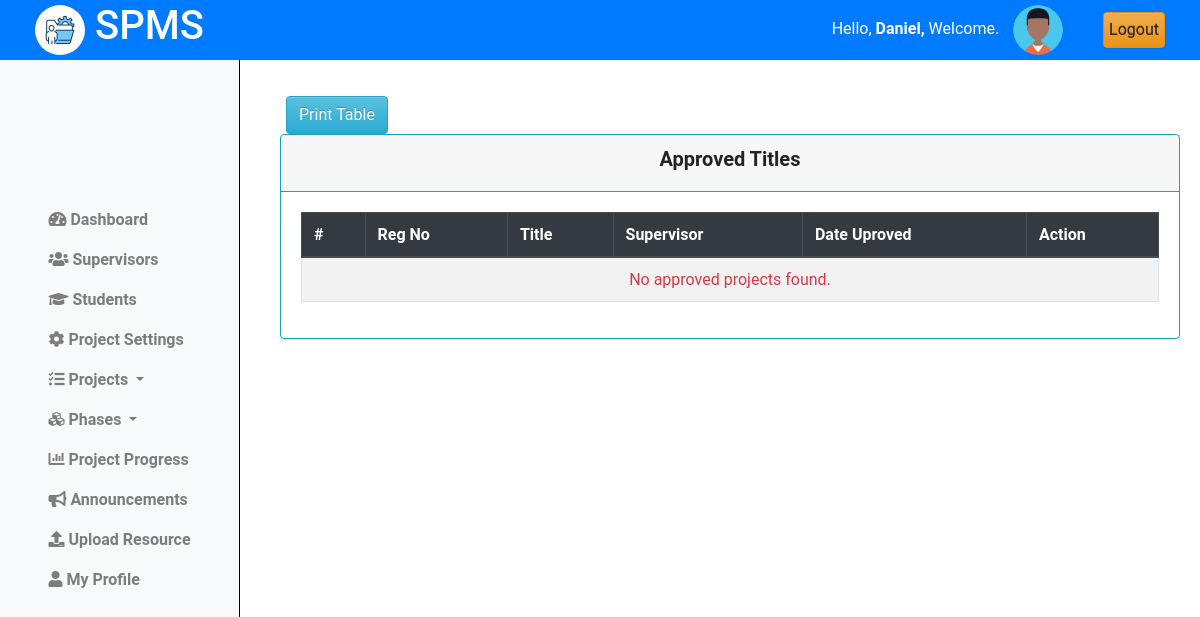
Before: /projects/titles/approved/ (signed in) with the older database file.
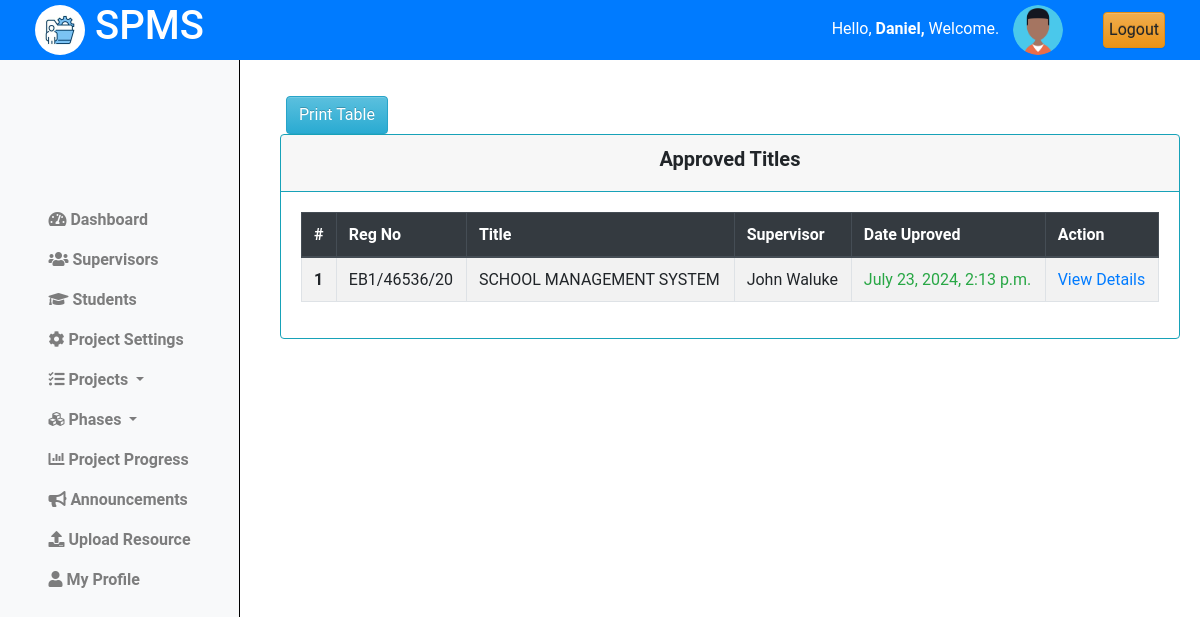
After: the same page with the newer database file.
### projectsApp/models.py (models this page shows, shortened)
class Coordinator(AbstractUser):
    pass

class Projects(models.Model):
    student = models.ForeignKey(Student, on_delete=models.CASCADE)
    title = models.CharField(max_length=255)
    description = models.TextField()
    objectives = models.TextField()
    lecturer = models.ForeignKey(Lecturer, on_delete=models.SET_NULL, null=True, blank=True)
    status = models.CharField(max_length=50, choices=[
        ('pending', 'Pending'),
        ('approved', 'Approved'),
        ('rejected', 'Rejected')
    ], default='Pending')
    created_at = models.DateTimeField(auto_now_add=True)
    updated_at = models.DateTimeField(auto_now=True)

class Student(models.Model):
    regno = models.CharField(max_length=255, unique=True)
    email = models.EmailField(max_length=255, unique=True)
    name = models.CharField(max_length=255)
    phone_number = models.IntegerField(null=True, blank=True)
    intake_year = models.PositiveSmallIntegerField(default=2024)
    password = models.CharField(max_length=128, null=False, blank=False)
    user_id = models.AutoField(primary_key=True)
    last_login = models.DateTimeField(blank=True, null=True)
    USERNAME_FIELD = 'email'
    REQUIRED_FIELDS = ['regno', 'name', 'phone_number']
    class Meta:
        db_table = "students"

class Lecturer(models.Model):
    email = models.EmailField(max_length=255, unique=True, blank=False)
    name = models.CharField(max_length=255)
    phone = models.IntegerField(null=True, blank=True)
    password = models.CharField(max_length=128, null=False, blank=False)
    user_id = models.AutoField(primary_key=True)
    last_login = models.DateTimeField(blank=True, null=True)
    USERNAME_FIELD = 'email'
    REQUIRED_FIELDS = ['name', 'phone']
    class Meta:
        db_table = "Lecturers"

### projectsApp/AccessControl.py (the view)
    @login_required
    def wrapper(request, *args, **kwargs):
        if not isinstance(request.user, Coordinator):
            return redirect('cordinator_login')
        return function(request, *args, **kwargs)

### projectsApp/AccessControl.py (called while the page is built)
def coordinator_required(function):
    @login_required
    def wrapper(request, *args, **kwargs):
        if not isinstance(request.user, Coordinator):
            return redirect('cordinator_login')
        return function(request, *args, **kwargs)
    return wrapper

### projectsApp/views.py (called while the page is built)
@coordinator_required
def approved_titles(request):
    projects = Projects.objects.filter(status="Approved").order_by('student')
    context = {
        'projects':projects,
        }
    return render(request, 'cordinator/approved_titles.html', context)

### projectsApp/templates/cordinator/approved_titles.html (shortened to what this page needs)
{% extends 'base_cord.html' %}
{% load static %}
{% block content %}
{% include 'column1_cord.html' %}
<div class="content">
    <div class="container-fluid">
        <div class="row">
            <div class="text-center mt-3 ml-3">
                <button id="print-button" onclick="printTable()" class="btn btn-info">Print Table</button>
            </div>
            <div class="card border-info">
                <div class="card-header text-center border-info">
                    <h5><b>Approved Titles</b></h5>
                </div>
                <div class="card-body">
                    <table id="print-table"  class="table table-bordered table-hover  table-striped border-info">
                        <thead class="thead-dark">
                            <tr>
                                <th scope="col">#</th>
                                <th scope="col">Reg No</th>
                                <th scope="col">Title</th>
                                <th scope="col">Supervisor</th>
                                <th scope="col">Date Uproved</th>
                                <th scope="col">Action</th>
                            </tr>
                        </thead>
                        <tbody>
                            {% if projects.exists %}
                                {% for project in projects %}
                                    <tr>
                                        <th scope="row">{{forloop.counter}}</th>
                                        <td>{{project.student.regno|upper}}</td>
                                        <td>{{project.title|upper}}</td>
                                        <td>{{project.lecturer.name|title}}</td>
                                        <td class="text-success">{{project.updated_at}}</td>
                                        <td><a href="{% url "view_project_details" project.id %}"> View Details </a></td>
                                    </tr>
                                {% endfor %}
                            {% else %}
                                <tr>
                                    <td colspan="6" class="text-center text-danger">No approved projects found.</td>
                                </tr>
                            {% endif %}
                        </tbody>
                    </table>
                </div>
            </div>
        </div>
    </div>
</div>
<link rel="stylesheet" href="{% static 'css/mystudents.css' %}">
{% endblock %}

### projectsApp/templates/base_cord.html (shortened to what this page needs)
{% load static %}
<!doctype html>
<html class="no-js h-100" lang="en">
  <head>
    <link href="https://use.fontawesome.com/releases/v5.0.6/css/all.css" rel="stylesheet">
    <link href="https://stackpath.bootstrapcdn.com/bootstrap/4.5.2/css/bootstrap.min.css" rel="stylesheet">
    <link rel="stylesheet" href="https://cdn.jsdelivr.net/npm/bootstrap@3.3.7/dist/css/bootstrap-theme.min.css">
</head>
<body>
    <header>
        <div class="container-fluid">
            <div class="row align-items-center">
                <div class="col-md-3">
                    <div class="left">
                        <img src="{% static 'images/logo.jpg' %}" alt="Logo" class="logo">
                        <h1>SPMS</h1>
                    </div>
                </div>
                <div class="col-md-9 d-flex justify-content-end">
                    <div class="row align-items-center">
                        <div class="col-auto">
                            <span class="username mb-3" style="padding:10px;">
                                Hello,
                                <strong>
                                    {% if request.user.is_authenticated %}
                                        {% if request.user.is_staff %}
                                            {{ request.user.username }},
                                        {% else %}
                                            {{ request.user.name }},
                                        {% endif %}
                                    {% else %}
                                        Guest,
                                    {% endif %}
                                </strong>
                                Welcome.
                            </span>
                            <img src="{% static 'images/profile.png'%}" alt="Profile Picture" class="profile-pic">
                        </div>
                        <div class="col-auto">
                            <a href="{% url 'logout' %}" class="btn btn-warning" style="padding:5px;">Logout</a>
                        </div>
                    </div>
                </div>
            </div>
        </div>
    </header>
    {% block content %}
    {% endblock %}
</body>
</html>

### projectsApp/templates/column1_cord.html (shortened to what this page needs)
{% load static %}
<nav class="navbar navbar-expand-lg navbar-light bg-light flex-md-column sidebar column-1">
  <div class="collapse navbar-collapse" id="navbarNav">
    <ul class="navbar-nav flex-column">
      <li class="nav-item">
        <a class="nav-link" href="{% url "cordinator_dashboard" %}">
          <i class="fas fa-tachometer-alt"></i> Dashboard
        </a>
      </li>
      <li class="nav-item">
        <a class="nav-link" href="{% url 'view_supervisors' %}">
          <i class="fas fa-users"></i> Supervisors
        </a>
      </li>
      <li class="nav-item">
        <a class="nav-link" href="{% url 'registered_students' %}">
          <i class="fas fa-graduation-cap"></i> Students
        </a>
      </li>
      <li class="nav-item">
        <a class="nav-link" href="{% url 'registration_settings' %}">
          <i class="fas fa-cog"></i> Project Settings
        </a>
      </li>
      <li class="nav-item dropdown">
        <a class="nav-link dropdown-toggle" href="#" id="projectsDropdown" role="button" data-bs-toggle="dropdown" aria-expanded="false">
          <i class="fas fa-tasks"></i> Projects
        </a>
      </li>
      <li class="nav-item dropdown">
        <a class="nav-link dropdown-toggle" href="#" id="phasesDropdown" role="button" data-bs-toggle="dropdown" aria-expanded="false">
          <i class="fas fa-cubes"></i> Phases
        </a>
      </li>
      <li class="nav-item">
        <a class="nav-link" href="{% url 'view_milestones' %}">
          <i class="fas fa-chart-bar"></i> Project Progress
        </a>
      </li>
      <li class="nav-item">
        <a class="nav-link" href="{% url 'make_announcement' %}">
          <i class="fas fa-bullhorn"></i> Announcements
        </a>
      </li>
      <li class="nav-item">
        <a class="nav-link" href="{% url 'upload_resource' %}">
          <i class="fas fa-upload"></i> Upload Resource
        </a>
      </li>
      <li class="nav-item">
        <a class="nav-link" href="{% url 'coordinator_profile' %}">
          <i class="fas fa-user"></i> My Profile
        </a>
      </li>
    </ul>
  </div>
</nav>

### projectsApp/static/css/mystudents.css (style rules this page uses)
.content { margin-left: 250px; padding: 20px; margin-top: 60px; }
.card { width: 100%; margin-left: 10px; }

### projectsApp/templates/base_cord.html (style rules this page uses)
body { font-family: 'Roboto', sans-serif; margin: 0; padding: 0; }
header { background-color: #007BFF; color: white; display: flex; justify-content: space-between; align-items: center; text-align: center; padding: 10px 20px; z-index: 20; position: fixed; top: 0; left: 0; width: 100%; height: 60px; }
header .left { display: flex; align-items: center; }
header .logo { width: 50px; height: 50px; margin-right: 10px; border-radius: 50%; }
header .profile-pic { width: 50px; height: 50px; border-radius: 50%; margin-right: 10px; }
.sidebar { position: fixed; top: 0; left: 0; width: 240px; height: 100vh; background-color: #647c94; border-right: 1px solid black; padding: 10px; overflow-x: hidden; }
.sidebar .nav-link { font-weight: 700; color: #d92727; }

Changed rows visible on the page:
added Projects: student.regno "EB1/46536/20", title "SCHOOL MANAGEMENT SYSTEM", lecturer.name "John Waluke", updated_at "July 23, 2024, 2:13 p.m."
Other visible differences:
text no longer shown: "No approved projects found."
